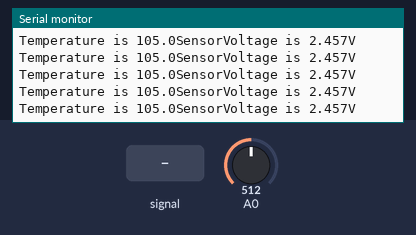
The sketch below on a simulated Arduino Uno, built with avr-gcc and run on an emulated ATmega328P. Shown: the last lines printed to the serial monitor. The inputs (shaded band) are chosen by the test bench; at power-on: A0 = 512.

Above: at 1.2 s.
1.3 s: A0 fed a 200 Hz sine of ±81 counts around its level
At 1.56 s:
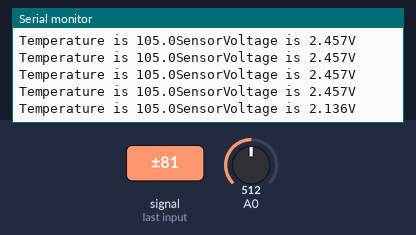
2.8 s: A0 set to 716
At 2.96 s:
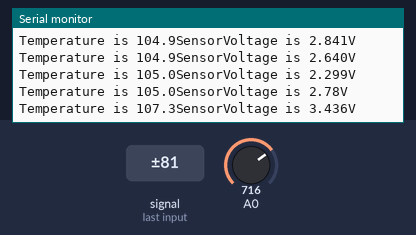
4.3 s: A0 set to 900
At 4.37 s:
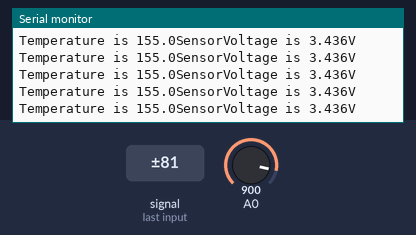
5.8 s: A0 fed a 200 Hz sine of ±81 counts around its level
At 5.98 s:
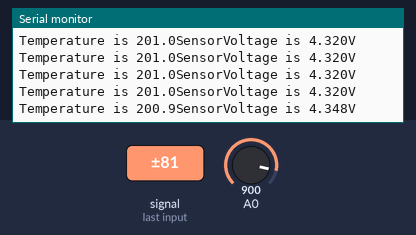
Timing chart, 0 to 8.3 s (numbered marks = the images above; inputs shaded):
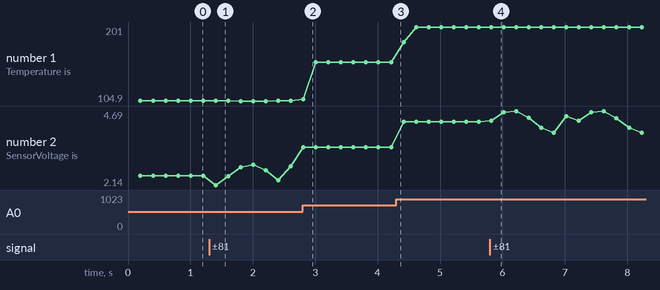

Measured:
- after the input at 1.3 s, the serial monitor: prints a new line after 0.10 s (image 1)
- after the input at 2.8 s, the serial monitor: prints a new line at once (image 2)
- after the input at 5.8 s, the serial monitor: prints a new line at once (image 4)
- plotted number 1: 105 → 155 after the input at 2.8 s, 155 → 201 after the input at 4.3 s, 201 → 200.5 after the input at 5.8 s
- plotted number 2: 2.46 → 2.78 after the input at 1.3 s, 2.78 → 3.44 after the input at 2.8 s, 3.44 → 4.32 after the input at 4.3 s, 4.32 → 3.93 after the input at 5.8 s

The sketch:

ondokei.ino
```cpp
void setup() {
  Serial.begin(9600);
}

void loop() {
  long int sensorReading = 0,Volte;

  for (unsigned int samp = 0; samp < 1000; samp++)
    {
      sensorReading += ((analogRead(0) * (49400 / 1024)/10)-400)/19.5;
    }
    Volte = (analogRead(0) * (49400 / 1024)/10);
  Serial.print("Temperature is ");
  Serial.print(sensorReading/1000);
  Serial.print(".");
  Serial.print(sensorReading%1000/100);
  Serial.print("SensorVoltage is ");
  Serial.print(Volte/1000);
  Serial.print(".");
  Serial.print(Volte%1000);
  Serial.print("V");
  Serial.println("");
}
```
